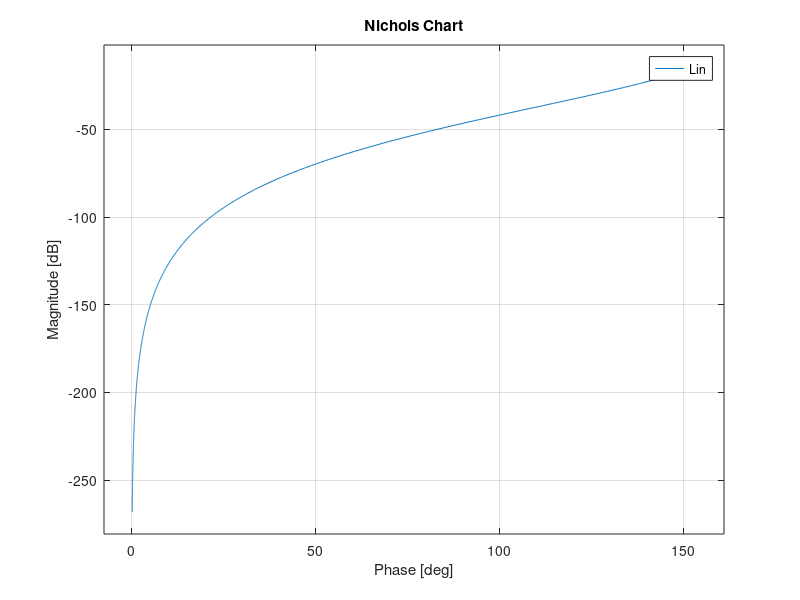

Source code (MATLAB): (Note: this script raises an error after producing the figure.)
s=tf('s');
Gp=-30/(s^3+3*s^2+2*s);
pole(Gp);
Kp=-30/2;
Gs=10;
Ga=0.06;
Gd=1;
Gr=1;
Da0=2.5*10^-3;
Dp0=8.5*10^-3;
wsm=40;
Kd=10;
R0=1;

Gf=1/(Kd*Gs);
Kc1=abs(Kd^2*R0/(2.5*10^-1*Kp*Ga));
Kc2=abs(Da0/(10^-2*Ga*Gf*Gs));
Kc3=abs(2*Dp0/(Kp*Ga*Gs*Gf*0.94));

as=5*10^-2;

MTHF=1.6*10^-5*Gs/as;
MTHFdb=20*log10(MTHF);

wH=wsm*10^(MTHFdb/40);

tr=2.5;
ts5=13;
alpha=0.05;

smor=sqrt(log(0.12)^2/(pi^2+log(0.12)^2));
Tp=1/(2*smor*sqrt(1-smor^2));
Tpdb=20*log10(Tp);
Sp=2*smor*sqrt(2+4*smor^2+2*sqrt(1+8*smor^2))/(sqrt(1+8*smor^2)+4*smor^2-1);
Spdb=20*log10(Sp);
wcMIN1=(pi-acos(smor))*sqrt(sqrt(1+4*smor^4)-2*smor^2)/(sqrt(1-smor^2))/tr;
wcMIN2=-log(alpha)*sqrt(sqrt(1+4*smor^4)-2*smor^2)/smor/ts5;

Kc=-0.22;
Gc=Kc/s;

Lin=minreal(zpk(Gc*Ga*Gp*Gs*Gf));

% figure(1)
% bode(Lin)
% hold on
% 
% figure(2)
% [num,den]=tfdata(Lin, 'v');
% nyquist1(num,den);
% hold on

figure(1)
nichols(Lin)
hold on

figure(1)
myngridst(Tp,Sp)
hold on

wcdes=0.8;
wnormz=30;
z=wcdes/wnormz;
Rz=1+s/z;

Gc=Gc*Rz;

wnormd=1.2;
md=6;
zd=wcdes/wnormd;
Rd=(1+s/zd)/(1+s/(md*zd));

Gc=Gc*Rd;

Lfin=minreal(zpk(Gc*Ga*Gp*Gs*Gf));
figure(1)
nichols(Lfin)
hold on

time=[0:tr/100:15];
T=Lfin/(1+Lfin);
figure(2)
step(T/(Gs*Gf),time)
hold on

[mgt,pht] = bode(T,40);
mgt
MTHFdb

figure(3)
bodemag(T)
hold on